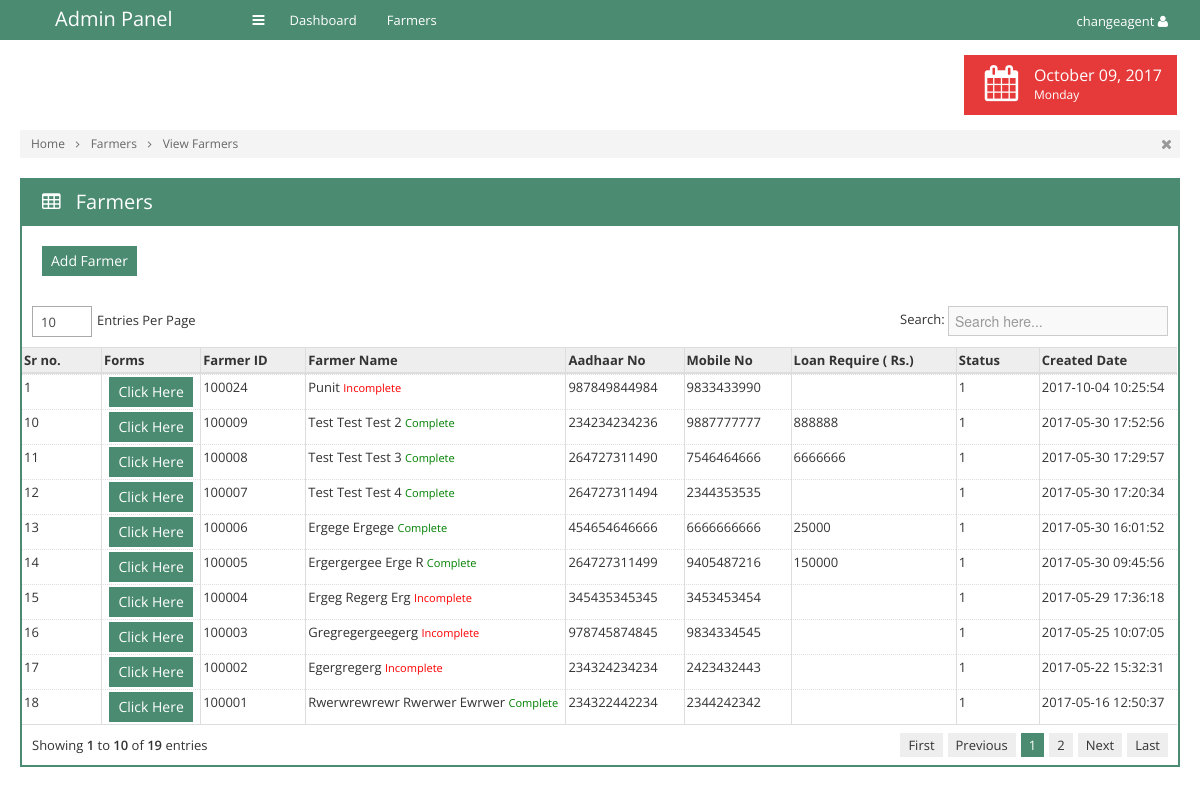
Before: /sqyardpanel/view_farmers.php (signed in) with the older database file.
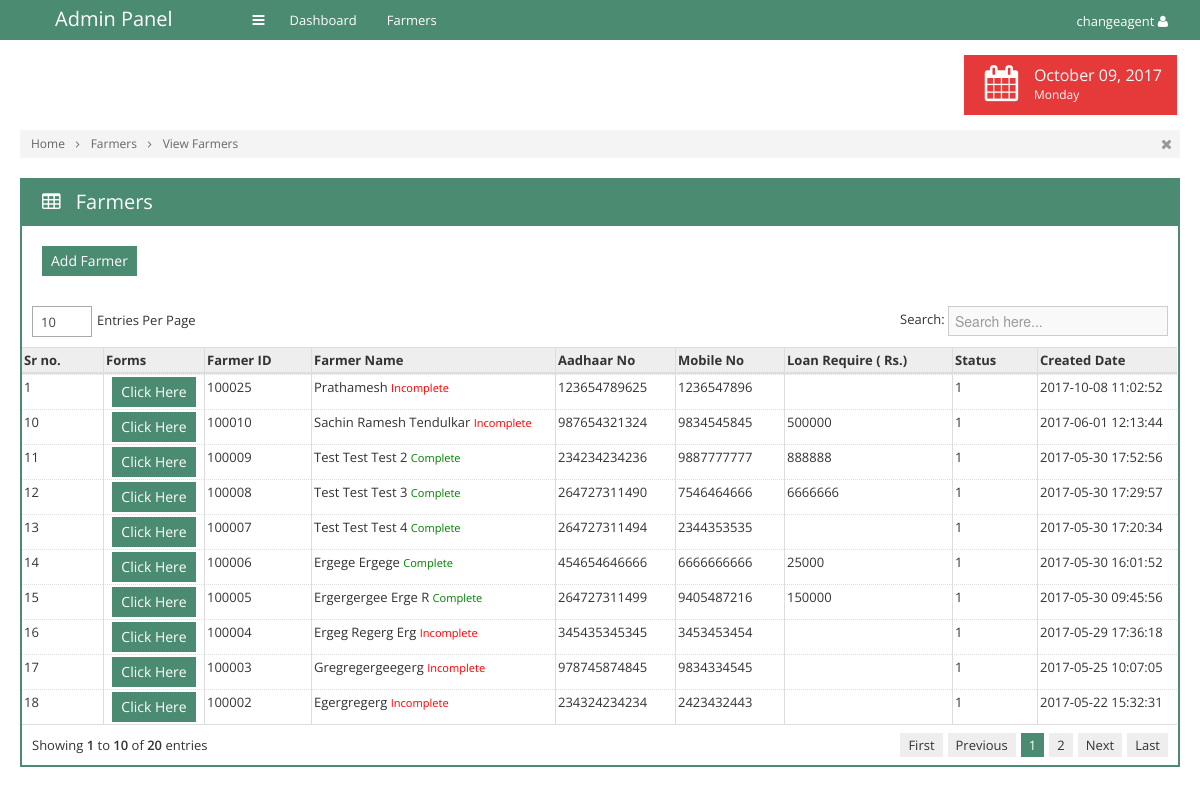
After: the same page with the newer database file.
### tables this page shows
CREATE TABLE IF NOT EXISTS `tbl_farmers` (
  `id` int(11) NOT NULL AUTO_INCREMENT,
  `fm_caid` int(11) NOT NULL,
  `fm_id` int(11) NOT NULL,
  `fm_name` varchar(255) NOT NULL,
  `fm_aadhar` bigint(11) NOT NULL,
  `fm_mobileno` bigint(11) NOT NULL,
  `fm_loan` varchar(255) NOT NULL,
  `fm_amount` varchar(255) NOT NULL,
  `fm_status` int(11) NOT NULL,
  `fm_createddt` datetime NOT NULL,
  `fm_createdby` varchar(255) NOT NULL,
  `fm_modifieddt` datetime NOT NULL,
  `fm_modifiedby` varchar(255) NOT NULL,
  PRIMARY KEY (`id`)
);

### sqyardpanel/view_farmers.php (the view, shortened to what the changed rows need)
<?php
include('connection.php');
if(isset($_SESSION['acrefin_user']) && $_SESSION['acrefin_user']!="")
{
?>
<!doctype html>
<html>
<head>
	<link rel="stylesheet" href="css/bootstrap.min.css">
	<link rel="stylesheet" href="css/bootstrap-responsive.min.css">
	<link rel="stylesheet" href="css/plugins/jquery-ui/smoothness/jquery-ui.css">
	<link rel="stylesheet" href="css/plugins/jquery-ui/smoothness/jquery.ui.theme.css">
	<link rel="stylesheet" href="css/plugins/pageguide/pageguide.css">
	<link rel="stylesheet" href="css/plugins/datatable/TableTools.css">
	<link rel="stylesheet" href="css/plugins/fullcalendar/fullcalendar.css">
	<link rel="stylesheet" href="css/plugins/fullcalendar/fullcalendar.print.css" media="print">
	<link rel="stylesheet" href="css/plugins/chosen/chosen.css">
	<link rel="stylesheet" href="css/plugins/select2/select2.css">
	<link rel="stylesheet" href="css/plugins/icheck/all.css">
	<link rel="stylesheet" href="css/style.css">
	<link rel="stylesheet" href="css/themes.css">
</head>
<body class="theme-green" data-theme="theme-green">
	<div id="navigation">
		<div class="container-fluid">
			<a href="#" id="brand">Admin Panel</a>
			<a href="#" class="toggle-nav" rel="tooltip" data-placement="bottom" title="Toggle navigation"><i class="icon-reorder"></i></a>
            <?php
            include('admin_menu.php');
			?>
			<div class="user">
				<div class="dropdown asdf">
					<a href="#" class='dropdown-toggle' data-toggle="dropdown"><?php echo $_SESSION['acrefin_user'] ?> <i class="icon-user"></i></a>
				</div>
			</div>
		</div>
	</div>
	<div class="container-fluid" id="content">
		<div id="main" style="margin-left:0px ">
			<?php
				$dt=date('F d, Y');
				$week=date('l');
			?>
			<div class="container-fluid">
				<div class="page-header">
					<div class="pull-right">
						<ul class="stats">
							<li class='lightred'>
								<i class="icon-calendar"></i>
								<div class="details">
									<span class="big"><?php echo $dt; ?></span>
									<span><?php echo $week; ?></span>
								</div>
							</li>
						</ul>
					</div>
				</div>
				<div class="breadcrumbs">
					<ul>
						<li>
							<a href="home.php">Home</a>
							<i class="icon-angle-right"></i>
						</li>
						<li>
							<a href="#">Farmers</a>
							<i class="icon-angle-right"></i>
						</li>
						<li>
							<a href="#">View Farmers</a>
						</li>
					</ul>
					<div class="close-bread">
						<a href="#"><i class="icon-remove"></i></a>
					</div>
				</div>
<?php
$ca_id		= $_SESSION['ca_id'];
$sql="select * from tbl_farmers where fm_caid='".$ca_id."' order by id desc";
$res=mysqli_query($db_con,$sql);
  $r=1;
	?>
				<div class="row-fluid">
					<div class="span12">
						<div class="box box-color box-bordered">
							<div class="box-title">
								<h3>
									<i class="icon-table"></i>
									Farmers
								</h3>
							</div>
							<div class="box-content nopadding">
                            <div style="padding:20px"><a href="add_farmers.php?pag=farmers" class="btn btn-primary">Add Farmer</a></div>
                            <form id="mainform" action="deletefarmers.php" method="post">
								<div id="comp_1">
                                <table class="table table-bordered dataTable dataTable-scroll-x">
									<thead>
										<tr>
                                       		<th>Sr no.</th>
                                            <th>Forms</th>
											<th>Farmer ID</th>
                                            <th>Farmer Name</th>
                                            <th>Aadhaar No</th>
                                            <th>Mobile No</th>
                                            <th>Loan Require ( Rs.)</th>
                                            <th>Status</th>
                                            <th class='hidden-350'>Created Date</th>
										</tr>
									</thead>
									<tbody>
									  <?php
	  while($row=mysqli_fetch_array($res))
	  {
	  ?>
										<tr>
                    <td><?php echo $r; ?></td>
                    <td style="text-align:center;"><a href="acrefinfrm_1.php?pag=farmers&fm_id=<?php echo $row['fm_id']; ?>" class="btn btn-primary">Click Here</a></td>
					<td><?php echo $row['fm_id']; ?></td>
                    <td><?php echo ucwords($row['fm_name']); ?>
                    <?php
					$sql_check_point  =" SELECT * FROM tbl_points WHERE pt_frm1 !='' AND pt_frm2 !='' AND pt_frm3 !='' AND pt_frm4 !='' AND pt_frm6 !='' ";
					$sql_check_point .=" AND pt_frm7 !='' AND pt_frm8 !='' AND pt_frm9 !='' AND pt_frm10 !='' AND pt_frm5 !='' AND pt_frm12 !='' AND pt_frm13 !=''  AND pt_frm11 !='' AND fm_id='".$row['fm_id']."'";
					$res_check_point  = mysqli_query($db_con,$sql_check_point) or die(mysqli_error($db_con));
					$num_check_point  = mysqli_num_rows($res_check_point);
					if($num_check_point==0)
					{
						echo '<small style="color:red">Incomplete</small>';
					}
					else
					{
						echo '<small style="color:green">Complete</small>';
					}
					?>
                    </td>
                    <td><?php echo $row['fm_aadhar']; ?></td>
                    <td><?php echo $row['fm_mobileno']; ?></td>
                    <td><?php echo $row['fm_amount']; ?></td>
                    <td><?php echo $row['fm_status']; ?></td>
                    <td><?php echo $row['fm_createddt']; ?></td>
										</tr>
                                         <?php
		$r++;
	  }
	  ?>
									</tbody>
								</table>
                                </div>
                                 </form>
							</div>
						</div>
					</div>
				</div>
			</div>
		</div></div>
	</body>
</html>
<?php
}
else
{
?>
<script type="text/javascript">
history.go(-1);
</script>
<?php
}
?>

Changed rows visible on the page:
no longer on this page (row unchanged): tbl_farmers: fm "100024", fm_name "Punit", shows "Incomplete", fm_aadhar "987849844984", fm_mobileno "9833433990", fm_status "1", fm_createddt "2017-10-04 10:25:54"
no longer on this page (row unchanged): tbl_farmers: fm "100001", fm_name "Rwerwrewrewr Rwerwer Ewrwer", shows "Complete", fm_aadhar "234322442234", fm_mobileno "2344242342", fm_status "1", fm_createddt "2017-05-16 12:50:37"
added tbl_farmers: fm "100025", fm_name "Prathamesh", shows "Incomplete", fm_aadhar "123654789625", fm_mobileno "1236547896", fm_status "1", fm_createddt "2017-10-08 11:02:52"
now on this page (row unchanged): tbl_farmers: fm "100010", fm_name "Sachin Ramesh Tendulkar", shows "Incomplete", fm_aadhar "987654321324", fm_mobileno "9834545845", fm_amount "500000", fm_status "1", fm_createddt "2017-06-01 12:13:44"
Other visible differences:
text written by a page script: "10 Entries Per Page Search: Showing 1 to 10 of 19 entries First Previous 1 2 Next Last" → "10 Entries Per Page Search: Showing 1 to 10 of 20 entries First Previous 1 2 Next Last"
